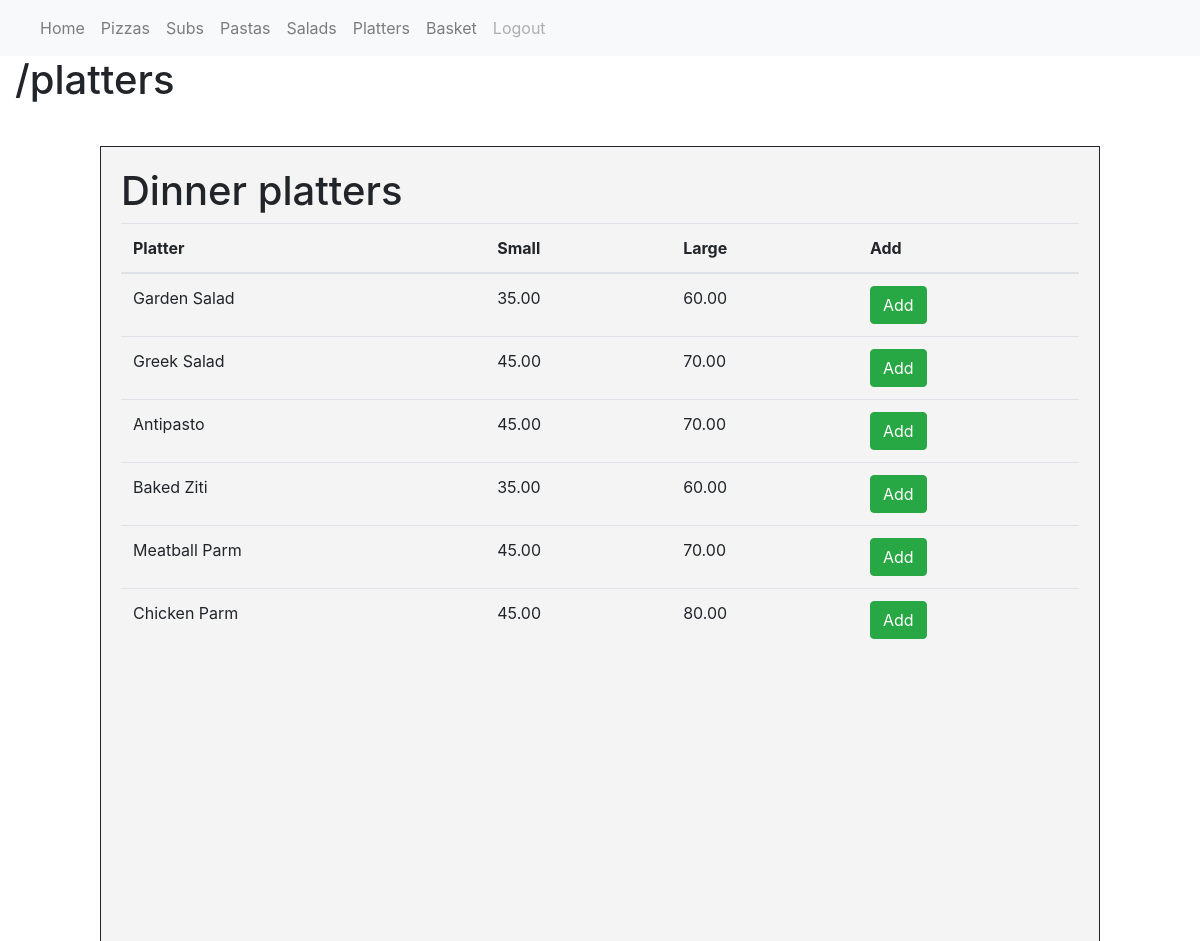
The app's page /platters with its own data.
### orders/models.py (models this page shows, shortened)
class Platter(models.Model):
    description = models.CharField(max_length=64)
    price_small = models.DecimalField(max_digits=6, decimal_places=2, blank=True, null=True)
    price_large = models.DecimalField(max_digits=6, decimal_places=2, blank=True, null=True)

### orders/views.py (the view)
# urls.py: path("platters", views.platters, name="platters"),
def platters(request):
    Platters = Platter.objects.all()
    context = {
        "user": request.user,
        "Platters": Platters,
    }
    return render(request, "orders/platters.html", context)

### orders/templates/orders/platters.html (shortened to what this page needs)
{% extends "orders/base1.html" %}
{% block body %}
<h1>{{ request.get_full_path }}</h1>
    <div class="menu-table">
        <h1>Dinner platters</h1>
        <table class="table table-hover">
            <thead>
                <tr>
                <th scope="col">Platter</th>
                <th scope="col">Small</th>
                <th scope="col">Large</th>
                <th scope="col">Add</th>
                </tr>
            </thead>
            <tbody>
            {% for platter in Platters %}
                <tr>
                <td>{{platter.description}}</td>
                <td>{{platter.price_small}}</td>
                <td>{{platter.price_large}}</td>
                <td><button type="button" class="btn btn-success pizza-button">Add</button></td>
                </tr>
            {% endfor %}
            </tbody>
        </table>
    </div>
{% endblock %}

### orders/static/orders/styles.css (style rules this page uses)
.menu-table { width: 1000px; height: 800px; background-color: rgba(244, 244, 245, 0.945); border-style: solid; border-width: 1px; padding: 20px; position:absolute; left:0; right:0; top:150px; bottom:0; margin:auto; max-width:100%; max-height:100%; overflow:auto; }

### records on screen
Platter: description "Garden Salad", price_small "35.00", price_large "60.00"
Platter: description "Greek Salad", price_small "45.00", price_large "70.00"
Platter: description "Antipasto", price_small "45.00", price_large "70.00"
Platter: description "Baked Ziti", price_small "35.00", price_large "60.00"
Platter: description "Meatball Parm", price_small "45.00", price_large "70.00"
Platter: description "Chicken Parm", price_small "45.00", price_large "80.00"

### other values on screen
{{ request.get_full_path }} "/platters"
